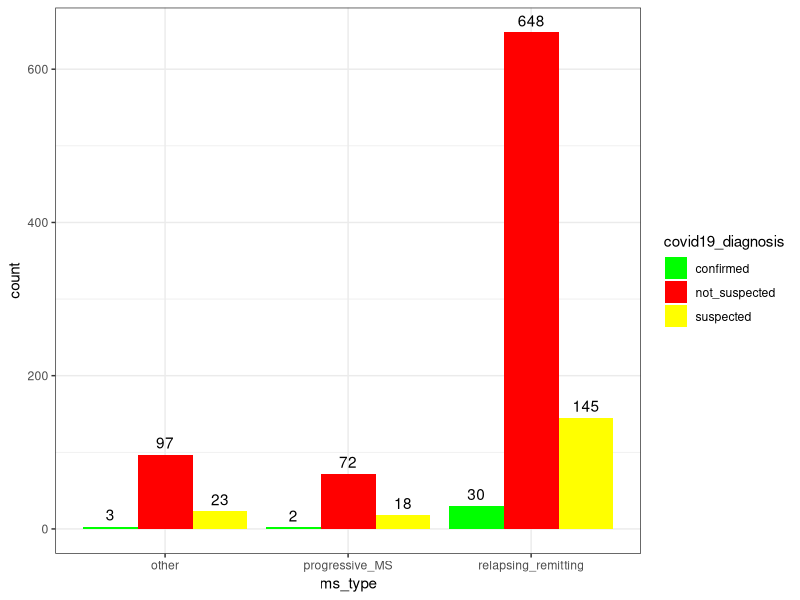
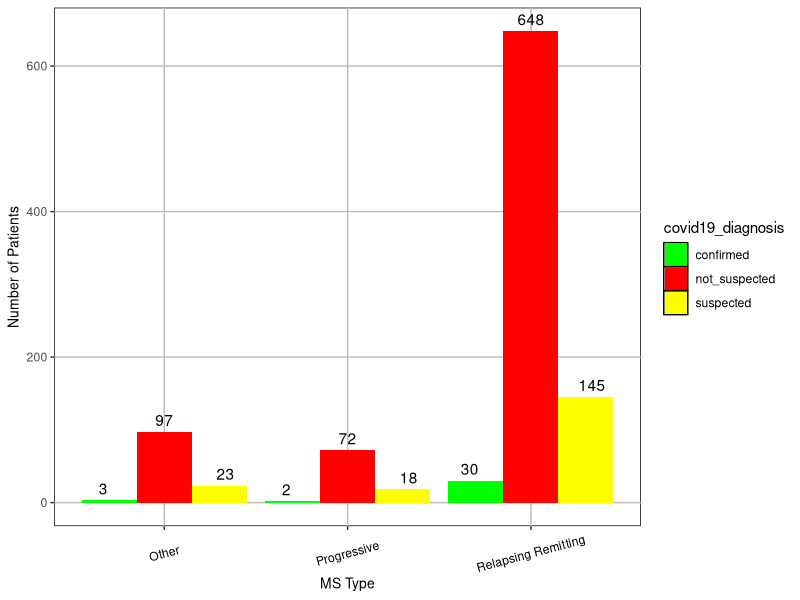

Here is the R script that generated these plots, in order:
## ---- chunk 1
#Clear the environment
rm(list = ls())
#Load in packages 
library(tidyverse)
library(here)
library(ggfortify)
## ---- chunk 2
covid <- read.csv(here("Data","MS_COVID_DATASET_FINAL.csv"))
## ---- chunk 3
#Gather counts of confirmed COVID-19 diagnosis (confirmed, suspected, or not suspected) by MS type
counts_ms_type <- covid |>
  group_by(ms_type, covid19_diagnosis) |>
    summarize(
      count = length(ms_type)
    )
#Create a bar graph to view counts of confirmed COVID-19 diagnoses (confirmed, suspected, or not_suspected) by MS type
ggplot(counts_ms_type, aes(x = ms_type, 
                             y = count, fill = 
                             covid19_diagnosis)) +
  geom_bar(stat = 'identity', position = 'dodge') +
  scale_fill_manual(values = c("confirmed" = "green", 
                               "suspected" = "yellow", 
                               "not_suspected" = "red")) + 
  geom_text(aes(label = count), 
            position = position_dodge(width = 0.9), 
            vjust = -0.5) +
  theme_bw()
## ---- chunk 4
# Transform the dataframe into a matrix
covid.mat <- xtabs(count ~ ms_type + covid19_diagnosis, data = counts_ms_type)
# Run the chi-square test
chisq.test(covid.mat)
#Access the specifics of the chi-squared test
covid.chi <- chisq.test(covid.mat)
names(covid.chi)
## ---- chunk 5
#Create bar plot similar to the initial plot but with a few tweaks to make it more visually appealing
ggplot(counts_ms_type, aes(x = ms_type, 
                             y = count, fill = 
                             covid19_diagnosis)) +
  geom_bar(stat = 'identity', position = 'dodge') +
  scale_fill_manual(values = c("confirmed" = "green", 
                               "suspected" = "yellow", 
                               "not_suspected" = "red")) + 
  geom_text(aes(label = count), 
            position = position_dodge(width = 1), 
            vjust = -0.5) +
  xlab("MS Type") +
  ylab("Number of Patients") +
  scale_x_discrete(limits = c("other", "progressive_MS", "relapsing_remitting"),
  labels = c("Other", "Progressive", "Relapsing Remitting")) +
  theme(
    legend.key = element_rect(fill = NA),
    axis.title.x = element_text(size = 10), 
    axis.title.y = element_text(size = 10), 
    axis.text.x = element_text(angle = 15, vjust = 0.5, colour = "Black"),
    panel.background = element_rect(fill = NA, colour = "black"),
    panel.grid.minor = element_blank(),
    panel.grid.major = element_line(colour = "gray")
    )
